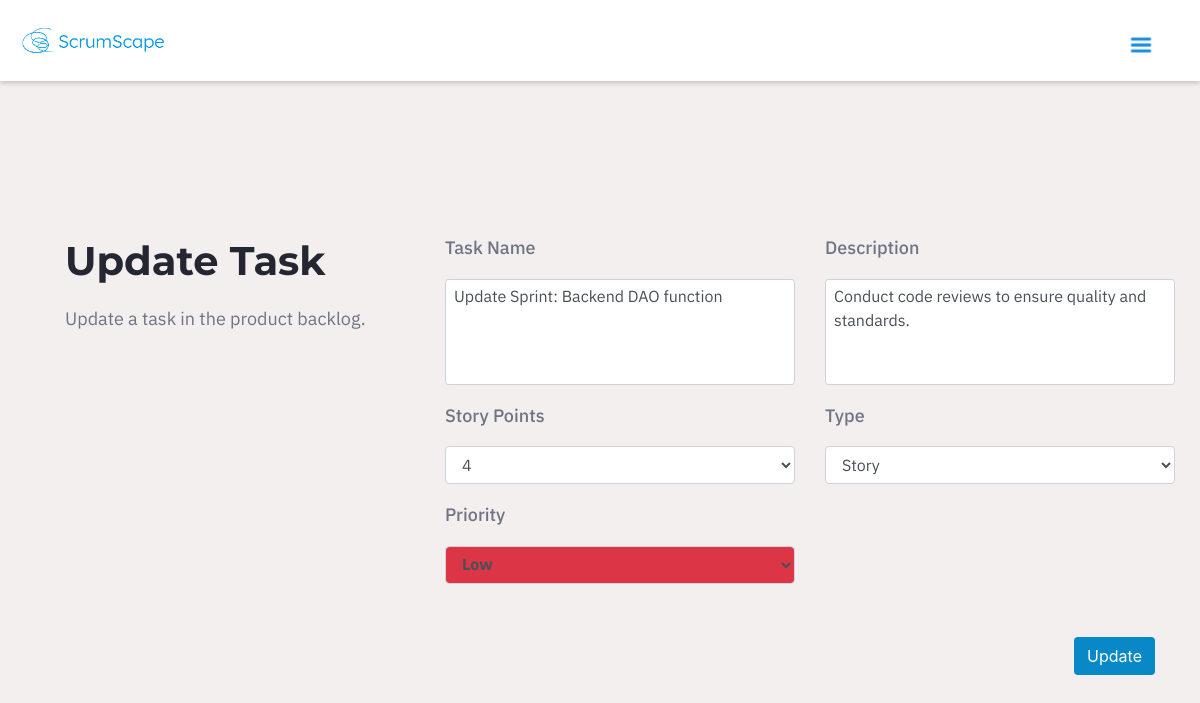
The app's page /backlog/update_task.php?id=13 (signed in), older data.
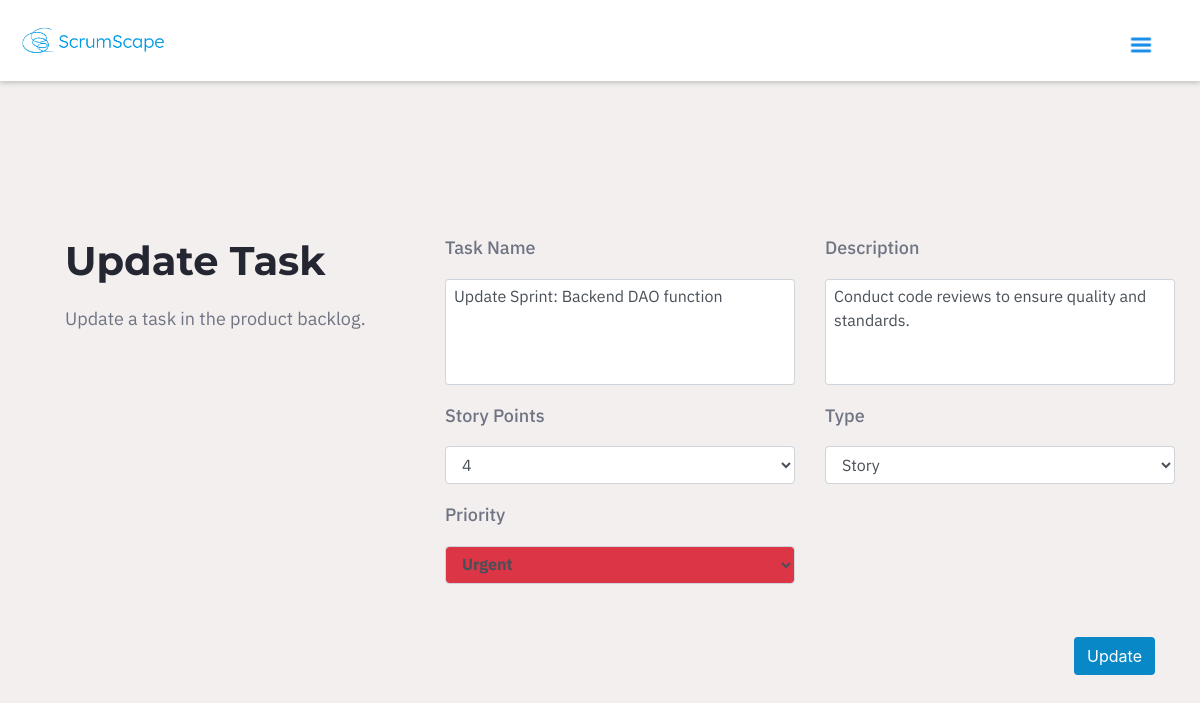
The same page, newer data.
### tables this page shows
CREATE TABLE `task` (
  `task_id` int(11) NOT NULL,
  `task_no` int(11) NOT NULL,
  `task_name` varchar(255) NOT NULL,
  `description` varchar(255) DEFAULT NULL,
  `story_points` decimal(5,2) NOT NULL,
  `type` enum('Story','Bug') DEFAULT 'Story',
  `priority` enum('Low','Medium','Urgent', 'Important') NOT NULL,
  `status` enum('Not Started','In Progress','Completed') DEFAULT 'Not Started',
  `created_at` timestamp NOT NULL DEFAULT current_timestamp(),
  `sprint_id` int(11) DEFAULT NULL,
  `completion_date` date DEFAULT NULL
);

### database/connection.php (called while the page is built, shortened)
<?php
$db_hostname = "localhost";
$db_username = "fit2101_project";
$db_password = "fit2101";
$db_name = "fit2101_project";

### database/dao.php (called while the page is built, shortened)
<?php
require_once("connection.php");
class dao
{
    private $_db_handle;
    private function connectDatabase() {
        try {
            global $db_hostname, $db_username, $db_password, $db_name;
            $dsn = "mysql:host=$db_hostname;dbname=$db_name";
            $this->_db_handle = new PDO($dsn, $db_username, $db_password);
        } catch (PDOException $e) {
            $this->_error = $e->getMessage();
        }
    }
    public function getTask($taskId) {
        try {
            $this->_query = "SELECT * FROM task WHERE task_id = ?";
            $this->_stmt = $this->_db_handle->prepare($this->_query);
            $this->_stmt->execute([$taskId]);
            return $this->_stmt->fetch(PDO::FETCH_OBJ);
        } catch (Exception $e) {
            $this->_error = $e->getMessage();
            return null;
        }
    }
}

### backlog/update_task.php (the view, shortened to what this page needs)
<?php
require_once('../database/dao.php');
$dao = new DAO();
if (isset($_GET['id'])) {
    $task_id = $_GET['id'];
    $task = $dao->getTask($task_id);
}
if ($task) {
    $taskObj = $task;
    $taskName = $taskObj->task_name;
    $taskDesc = $taskObj->description;
    $currentStoryPoints = $taskObj->story_points;
    $currentPriority = $taskObj->priority;
    $taskType = $taskObj->type;
    ?>
    <!DOCTYPE html>
    <html lang="en">
    <head>
        <link rel="stylesheet" href="https://cdn.jsdelivr.net/npm/bootstrap@4.3.1/dist/css/bootstrap.min.css"
>
        <link href="https://cdn.jsdelivr.net/npm/select2@4.1.0-rc.0/dist/css/select2.min.css" rel="stylesheet" />
    </head>
    <body>
    <?php require_once("../dashboard/navbar.php"); ?>
    <form class="container mt-5" method='post'>
        <div class="content-container mt-5">
            <div class="column">
                <h1>Update Task</h1>
                <p>Update a task in the product backlog.</p>
            </div>
            <div class="column">
                <h4>Task Name</h4>
                <textarea name="taskName" id="taskName" class="form-control form-control-sm" style="resize: none; font-size: 1rem" rows="4" required><?php echo htmlspecialchars($taskName); ?></textarea>
                <h4>Story Points</h4>
                <select name="storyPoints" id="storyPoints" class="form-control">
                    <option value="4" <?php echo $currentStoryPoints == 4 ? 'selected' : ''; ?>>4</option>
                </select>
                <h4>Priority</h4>
                <select name="priority" id="priority"
                        class="form-control font-weight-bold <?php echo $currentPriority === 'Low' ? 'bg-success' : ($currentPriority === 'Medium' ? 'bg-warning' : ($currentPriority === 'Important' ? 'bg-warning' : 'bg-danger')); ?>"
                        onchange="changeBg()" required>
                    <option value="Low" <?php echo $currentPriority === 'Low' ? 'selected' : ''; ?>>Low</option>
                    <option value="Urgent" <?php echo $currentPriority === 'Urgent' ? 'selected' : ''; ?>>Urgent</option>
                </select>
            </div>
            <div class="column">
                <h4>Description</h4>
                <textarea name="taskDesc" id="taskDesc" class="form-control form-control-sm" style="resize: none; font-size: 1rem" rows="4" required><?php echo htmlspecialchars($taskDesc); ?></textarea>
                <h4> Type</h4>
                <select name="type" id="type" class="form-control" required>
                    <option value="Story" <?php echo $taskType === 'Story' ? 'selected' : ''; ?>>Story</option>
                </select>
            </div>
        </div>
        <div class="footer">
            <button type="submit" class="btn custom-btn">Update</button>
        </div>
    </form>
    </body>
    </html>
    <?php
} else {
    echo "Task not found.";
}

### dashboard/navbar.php (shortened to what this page needs)
<?php
require_once('../database/dao.php');
?>
<!DOCTYPE html>
<html lang="en">
<head>
    <link rel="stylesheet" href="https://cdn.jsdelivr.net/npm/bootstrap@4.0.0/dist/css/bootstrap.min.css">
</head>
<body>
<nav class="navbar navbar-light bg-white drop-shadow d-flex justify-content-between align-items-center">
    <a class="navbar-brand" href="/dashboard">
        <img src="../assets/logo.png" style="width: 150px;" class="d-inline-block align-top" alt="logo">
    </a>
    <div style="border: none" id="hamburger-btn" class="navbar-toggler mt-2 mr-3" onclick="openNav()">
        <img src="../assets/ham.png" alt="Menu" class="img-fluid navbar-toggle">
    </div>
</nav>
</body>
</html>

### backlog/update_task.php (style rules this page uses)
.container { display: flex; flex-direction: column; gap: 10px; height: 100vh; width: 100%; }
.content-container { display: flex; gap: 30px; width: 100%; height: 50vh; }
.column { flex: 1; margin-top: 40px; }
.column * { font-family: "IBM Plex Sans"; font-size: 18px; color: #6F7482; margin: 20px; }
.column h1 { font-family: "Montserrat"; font-weight: bold; font-size: 40px; color: #242731; }
.custom-btn { background-color: #0888C7; color: white; }
.form-control { background-color: #F8FAFC; border: none; }
.footer { display: flex; margin-top: 50px; justify-content: flex-end; }

### dashboard/navbar.php (style rules this page uses)
body { background-color: #F3EFEF; }
.drop-shadow { box-shadow: 0 2px 5px rgba(0, 0, 0, 0.2); }
.navbar-toggler img { width: 30px; height: 30px; }
img { border: none; outline: none; }

Row changes from the older to the newer data that the page shows:
changed task "Update Sprint: Backend DAO function": priority "Low" → "Urgent"
